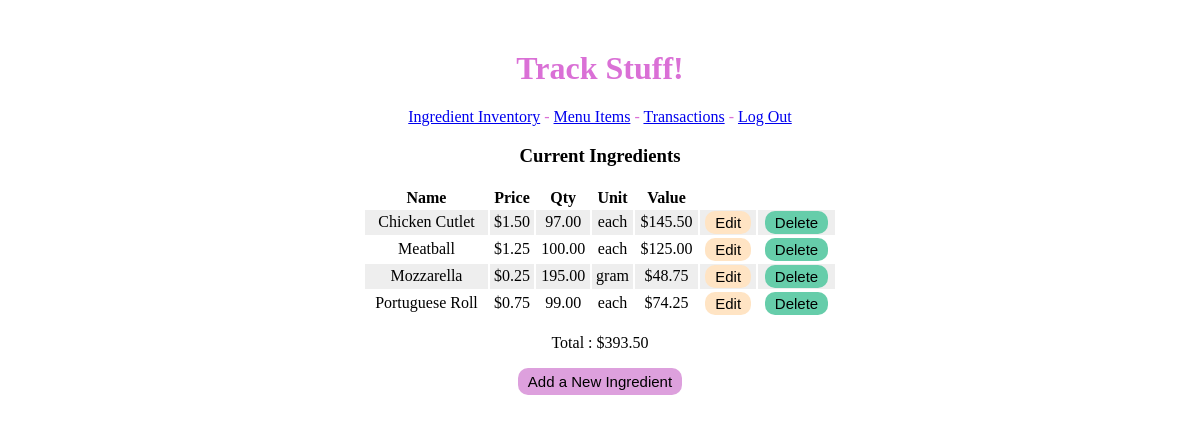
The page /ingredients/ (signed in) on the database as committed earlier.
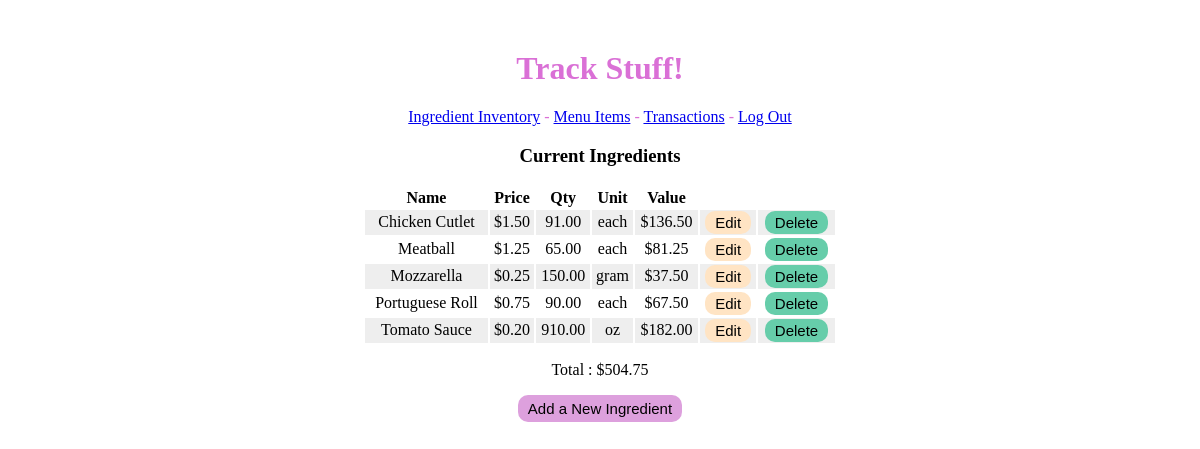
The same page on the database as committed later.
### inventory/models.py (models this page shows, shortened)
class Ingredient(models.Model):
    name = models.CharField(max_length=50)
    unit_price = models.DecimalField(max_digits=10, decimal_places=2)
    total_quantity = models.DecimalField(max_digits=10, decimal_places=2)
    unit_of_measure = models.CharField(max_length=10, blank=True)
    value = models.DecimalField(max_digits=10, decimal_places=2, blank=True, null=True)

### inventory/views.py (the view)
# urls.py: path("ingredients/", views.IngredientList.as_view(), name='ingredient_list'),
class IngredientList(LoginRequiredMixin, ListView):
    model = Ingredient
    template_name = 'inventory/ingredient_list.html'
    def get_context_data(self):
        total_value = Ingredient.objects.aggregate(total=Sum('value'))
        context= super().get_context_data()
        try:
            context['total_value'] = round(total_value['total'], 2)
        except:
            context['total_value'] = '0.00'
        return context

### inventory/templates/inventory/ingredient_list.html
{% extends 'inventory/base.html' %}
{% load static %}
{% block head %}
    <link rel="stylesheet" href="{% static 'inventory/style.css' %}">
{% endblock %}
{% block content %}
    <h3>Current Ingredients</h3>
    <table style="margin:0px auto; width: 40%">
        <tr>
        <th>Name</th><th>Price</th><th>Qty</th><th>Unit</th><th>Value</th>
        </tr>
        {% for ingred in object_list %}
            <tr class="Ingredient">
            <td>{{ingred.name}}</td><td>${{ingred.unit_price}}</td><td>{{ingred.total_quantity}}</td>
            <td>{{ingred.unit_of_measure}}</td><td>${{ingred.value}}</td>
            <td><a href="{% url 'ingredient_update' ingred.id %}"><button class="Edit">Edit</button></a></td>
            <td><a href="{% url 'ingredient_delete' ingred.id %}"><button class='Delete'>Delete</button></a></td>
            </tr>
        {% endfor %}
    </table>
    <p>Total : ${{total_value}}</p>
    <a href="{% url 'ingredient_create' %}"><button class="Submit">Add a New Ingredient</button></a>
{% endblock %}

Rows that differ between the two databases and show on the page:
changed Ingredient "Chicken Cutlet": total_quantity "97.00" → "91.00"; value "145.50" → "136.50"
changed Ingredient "Meatball": total_quantity "100.00" → "65.00"; value "125.00" → "81.25"
changed Ingredient "Mozzarella": total_quantity "195.00" → "150.00"; value "48.75" → "37.50"
changed Ingredient "Portuguese Roll": total_quantity "99.00" → "90.00"; value "74.25" → "67.50"
added Ingredient: name "Tomato Sauce", unit_price "0.20", total_quantity "910.00", unit_of_measure "oz", value "182.00"
Other text that changed with them:
{{ total_value }}: "393.50" → "504.75"
